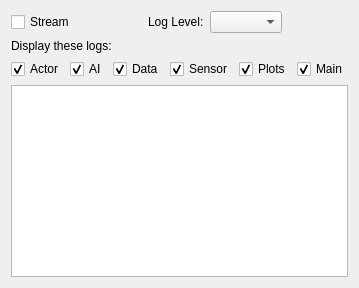
      <widget class="QWidget" name="tabLog">
       <attribute name="title">
        <string>Log</string>
       </attribute>
       <layout class="QGridLayout" name="gridLayout_12">
        <item row="0" column="0">
         <layout class="QGridLayout" name="gridLayout_3">
          <item row="4" column="0">
           <layout class="QGridLayout" name="gridLayout_4">
            <item row="1" column="1">
             <widget class="QCheckBox" name="logCBAI">
              <property name="text">
               <string>AI</string>
              </property>
              <property name="checked">
               <bool>true</bool>
              </property>
             </widget>
            </item>
            <item row="1" column="3">
             <widget class="QCheckBox" name="logCBSensor">
              <property name="text">
               <string>Sensor</string>
              </property>
              <property name="checked">
               <bool>true</bool>
              </property>
             </widget>
            </item>
            <item row="1" column="0">
             <widget class="QCheckBox" name="logCBActor">
              <property name="text">
               <string>Actor</string>
              </property>
              <property name="checked">
               <bool>true</bool>
              </property>
             </widget>
            </item>
            <item row="1" column="2">
             <widget class="QCheckBox" name="logCBData">
              <property name="text">
               <string>Data</string>
              </property>
              <property name="checked">
               <bool>true</bool>
              </property>
             </widget>
            </item>
            <item row="1" column="5">
             <widget class="QCheckBox" name="logCBOther">
              <property name="text">
               <string>Main</string>
              </property>
              <property name="checked">
               <bool>true</bool>
              </property>
             </widget>
            </item>
            <item row="1" column="4">
             <widget class="QCheckBox" name="logCBPlot">
              <property name="text">
               <string>Plots</string>
              </property>
              <property name="checked">
               <bool>true</bool>
              </property>
             </widget>
            </item>
           </layout>
          </item>
          <item row="3" column="0">
           <widget class="QLabel" name="label_13">
            <property name="text">
             <string>Display these logs:</string>
            </property>
           </widget>
          </item>
          <item row="2" column="0">
           <layout class="QHBoxLayout" name="horizontalLayout_2">
            <item>
             <widget class="QCheckBox" name="streamLog">
              <property name="text">
               <string>Stream</string>
              </property>
             </widget>
            </item>
            <item>
             <spacer name="horizontalSpacer_15">
              <property name="orientation">
               <enum>Qt::Horizontal</enum>
              </property>
              <property name="sizeHint" stdset="0">
               <size>
                <width>40</width>
                <height>20</height>
               </size>
              </property>
             </spacer>
            </item>
            <item>
             <widget class="QLabel" name="label_14">
              <property name="text">
               <string>Log Level:</string>
              </property>
             </widget>
            </item>
            <item>
             <widget class="QComboBox" name="logLevel">
              <property name="currentText">
               <string/>
              </property>
             </widget>
            </item>
            <item>
             <spacer name="horizontalSpacer_5">
              <property name="orientation">
               <enum>Qt::Horizontal</enum>
              </property>
              <property name="sizeHint" stdset="0">
               <size>
                <width>40</width>
                <height>20</height>
               </size>
              </property>
             </spacer>
            </item>
           </layout>
          </item>
          <item row="10" column="0">
           <widget class="QPlainTextEdit" name="logView">
            <property name="backgroundVisible">
             <bool>false</bool>
            </property>
           </widget>
          </item>
          <item row="9" column="0">
           <layout class="QHBoxLayout" name="horizontalLayout_6"/>
          </item>
         </layout>
        </item>
       </layout>
      </widget>
